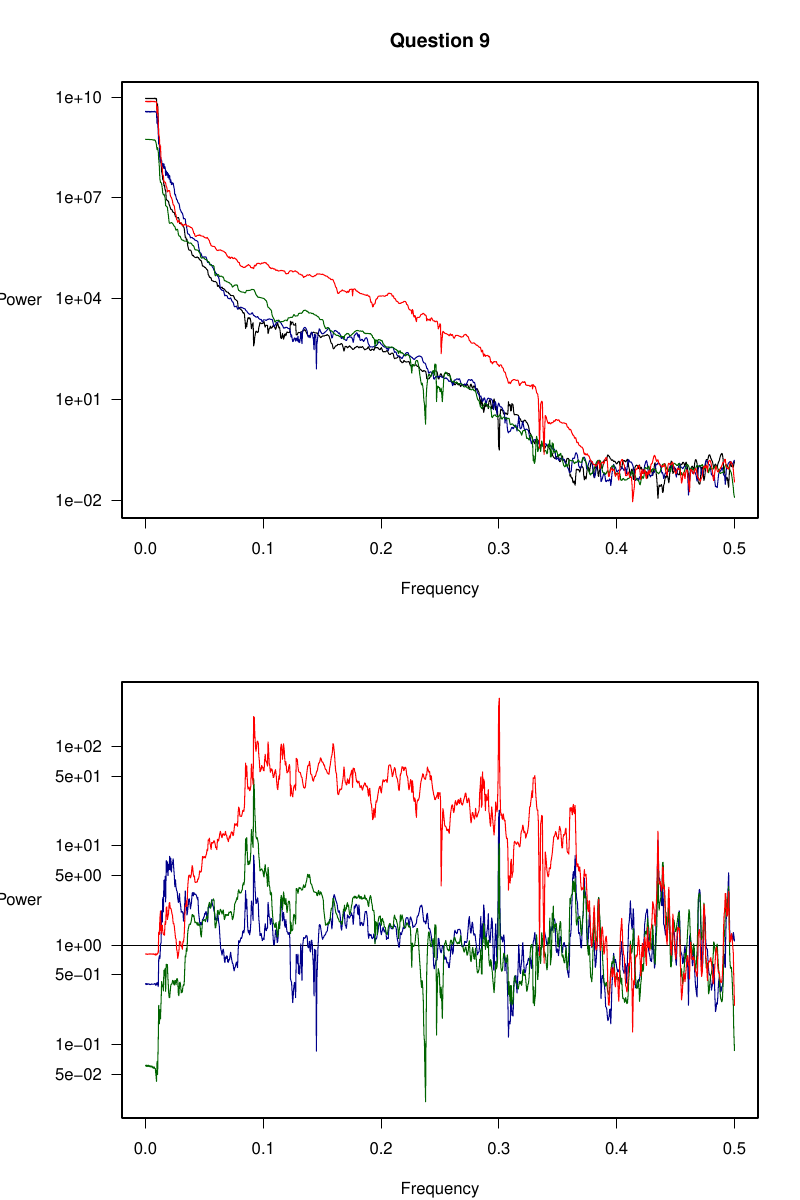

Source code (R):


Q9 <- function( data, N, NW, K, fn = "Q9.pdf" ){
  # Calculate the spectrum for four sections of the data
  d.1 <- data[[1]][1:1000]; d.1 <- d.1 - mean(d.1)
  d.2 <- data[[1]][1001:2000]; d.2 <- d.2 - mean(d.2)
  d.3 <- data[[1]][2001:3000]; d.3 <- d.3 - mean(d.3)
  d.4 <- data[[1]][3001:4000]; d.4 <- d.4 - mean(d.4)
  
  s.1 <- mt( d.1, N = N, NW = NW, K = K )
  s.2 <- mt( d.2, N = N, NW = NW, K = K )
  s.3 <- mt( d.3, N = N, NW = NW, K = K )
  s.4 <- mt( d.4, N = N, NW = NW, K = K )
  
  s.2.d <- s.2$data.mt / s.1$data.mt
  s.3.d <- s.3$data.mt / s.1$data.mt
  s.4.d <- s.4$data.mt / s.1$data.mt
  
  # Plot the spectra together
  pdf( fn, width = 8, height = 12 )
  mar.d <- par("mar")
  par(mfrow=c(2,1), las=1, mar = mar.d + c(-1,2,0,0))
    ylim <- range( s.1$data.mt, s.2$data.mt, s.3$data.mt, s.4$data.mt)
    cols <- c( "black", "darkblue", "darkgreen", "red" )
    plot( s.1$freq, s.1$data.mt, ylim = ylim
          , log="y", type = "l", col = cols[1]
          , main = "Question 9", ylab = "", xlab = "Frequency" )
    mtext( "Power", 2, line = 4, las = 0 )
    lines( s.2$freq, s.2$data.mt, col = cols[2])
    lines( s.3$freq, s.3$data.mt, col = cols[3])
    lines( s.4$freq, s.4$data.mt, col = cols[4])

    # Plot the ratios between the spectra
    ylim <- range( s.2.d, s.3.d, s.4.d )
    plot( s.1$freq, s.1$data.mt, ylim = ylim, log="y"
          , type = "n", main = "", ylab = "", xlab = "Frequency" )
    mtext( "Ratio of Power", 2, line = 4, las = 0 )
    abline( h = 1, col = cols[1] )
    lines( s.2$freq, s.2.d, col = cols[2])
    lines( s.3$freq, s.3.d, col = cols[3])
    lines( s.4$freq, s.4.d, col = cols[4])
  
  dev.off()
  
}
